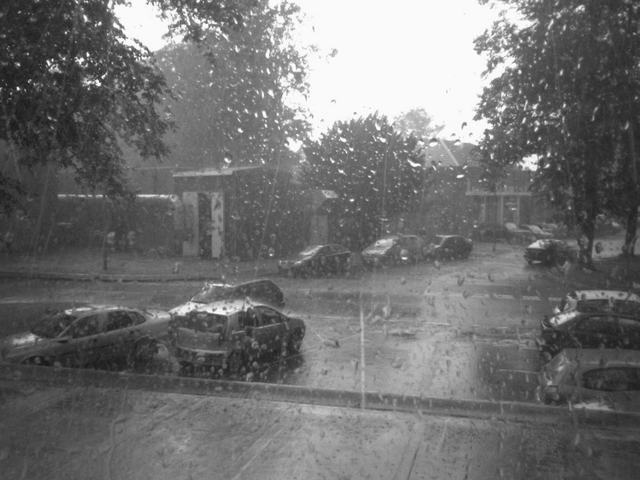
//> input picture assingment_things/testing.png, 640 x 480 px
$ ./main ../assingment_things/testing.png ../assingment_things/colour_carrier.png   (built with g++ and OpenCV 4)
//> lines starting //> are read from the running program, lines starting //| are printed output that depends on the picture
/*	this is the encoder for the Image Processing Analysis assignment Part B
*	what this program does is take a message and scrable it based on a password
*	and encryptes it in a given carrier image
*
*	to run
*		just run the exe with the carrier image then the message image as parametts
*
*	the over method of scrableing is to flatten then swap randomly coordinates in the
*	flattend vector based on a pass word, then to swap the actual values in the image.
*
*	encryption works liek the following
*		invert -> scale down (0-1 instead of 0-255) -> add to carrier img
*
*	the hash_djb2 is not mine i got it from site stated in the function (site where the function is given by lectuere)
*/

#include <iostream>
#include <opencv2/opencv.hpp>
#include <vector>

unsigned long hash_djb2(const char* str);
void encrypt(cv::Mat& carrier, cv::Mat& to_encrypt);
void flatten_shuffle(std::vector<cv::Point2i>& flat_coord, std::vector<int>& shuffle_order, cv::Mat& img, cv::RNG& rng);

int main(int argc, char** argv) {

	//set right number of aruments
	if (argc != 3) {
		std::cout << "not enough arguments." << std::endl;
		std::cout << "\tcarrier image: " << argv[1] << std::endl;
		std::cout << "\tto encrypt image: " << argv[2] << std::endl;

		return -1;
	}
	//param image one
	cv::Mat carrier = cv::imread(argv[1], CV_LOAD_IMAGE_GRAYSCALE);
//> carrier is the input picture: 480 rows x 640 cols, CV_8UC1; min 17, max 255, mean 112.9
	if (carrier.empty()) {std::cout << "carrier image is empty" << std::endl; return -1;} //terminates if not there

	//to encrypt
	cv::Mat to_encrypt = cv::imread(argv[2], CV_LOAD_IMAGE_GRAYSCALE);
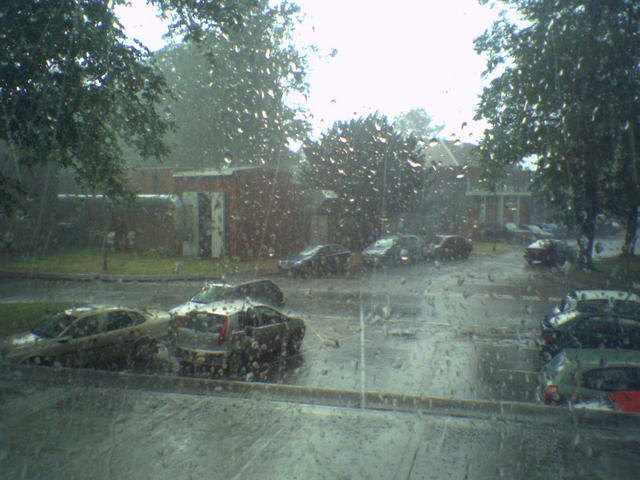
//> input picture assingment_things/colour_carrier.png, 640 x 480 px
//> to_encrypt: 480 rows x 640 cols, CV_8UC1; min 16, max 255, mean 112.4
	if (to_encrypt.empty()) { std::cout << "there is no image to encrypt" << std::endl; return-1;}//terminates if not there

	//sets password
	std::string password;
	std::cout << "what pass word do you want: ";
	std::getline(std::cin, password);
//> the answer given: ../assingment_things/colour_carrier.png

	//sets the seed value
	unsigned long hash_Number = hash_djb2(password.c_str());
	std::cout << hash_Number << std::endl;
	//sets the RNG class with seed
	cv::RNG rng(hash_Number);

	//display what message your goign to encrypt
	cv::namedWindow("preScramble");
	cv::imshow("preScramble", to_encrypt);

	//sets the vectors used for swapping
	std::vector<int> idx_swap;
	std::vector<cv::Point2i> flat_img;

	//method for actually flattening and swapping
	flatten_shuffle(flat_img, idx_swap, to_encrypt, rng);

	//shows what the scrambled message looks like
	cv::namedWindow("post Scramble");
	cv::imshow("post Scramble", to_encrypt);
	cv::imwrite("../Visual/Part_B_encode_Scabled.png", to_encrypt);

	//encryptes it into carrier image
	encrypt(carrier, to_encrypt);

	//waits for key press then destroys all windows.
	cv::waitKey(0);
	cv::destroyAllWindows();

	return 0;
}

unsigned long hash_djb2(const char* str)
{
//> called with str = "../assingment_things/colour_carrier.png"
	/*
	this function isnt mine, got it from here http://www.cse.yorku.ca/~oz/hash.html
	*/
	unsigned long hash_function = 1;
	int cnt;

	while (cnt = *str++)
		hash_function = ((hash_function << 5) + hash_function) + cnt;

	return hash_function;
}

void encrypt(cv::Mat& carrier, cv::Mat& to_encrypt) {
	//inverst then changes scale (scale needs to be 0-1 instead of 0-255)
	to_encrypt = (255 - to_encrypt) / 254;

	cv::Mat encoded = carrier + to_encrypt;

	cv::namedWindow("encoded");
	cv::imshow("encoded", encoded);

	//saves encoded image.
	cv::imwrite("../outputs/Part_B_encoded.png", encoded);
}

void flatten_shuffle(std::vector<cv::Point2i>& flat_coord, std::vector<int>& shuffle_order, cv::Mat& img, cv::RNG& rng) {
	//get the swap index and the flat
	int idx; //is the random idx flat_coord will swap with
	for (int x = 0; x < img.rows; x++) {
		for (int y = 0; y < img.cols; y++) {
			flat_coord.push_back(cv::Point2i(x, y));
			idx = rng.uniform(1, img.cols * img.rows);
			shuffle_order.push_back(idx);
		}
	}
//> after the loop, flat_coord = 307200 items; shuffle_order = 307200 items

	//shuffle coords
	for (int i = 0; i < flat_coord.size(); i++) {
		cv::Point2i temp = flat_coord[i]; //when swapping this value saves what is lost
		flat_coord[i] = flat_coord[shuffle_order[i]]; //sets point 1 to be point 2
		flat_coord[shuffle_order[i]] = temp; // sets point 2 to be what point 1 was through the temp saved value
	}
//> this loop made 307200 passes
//> temp on passes 1 to 3: Point(0, 0), Point(0, 1), Point(0, 2)

	//channel pixels around
	int temp;
	idx = 0;
	for (int x = 0; x < img.rows; x++) {
		for (int y = 0; y < img.cols; y++) {
			//goes through each pixel and index to swap with and swaps them around -> actual scramblling takes place here

			temp = img.at<uchar>(x, y); //saves point 1s information
			img.at<uchar>(x, y) = img.at<uchar>(flat_coord[idx].x, flat_coord[idx].y); //swaps point 1 with point 2 information
			img.at<uchar>(flat_coord[idx].x, flat_coord[idx].y) = temp; //sets point 2s information back to what point 1 was
			idx++; //move on to the next point
		}
	}
//> this loop made 480 passes
//> (temp, idx) on passes 1 to 3: (51, 640), (70, 1280), (84, 1920)
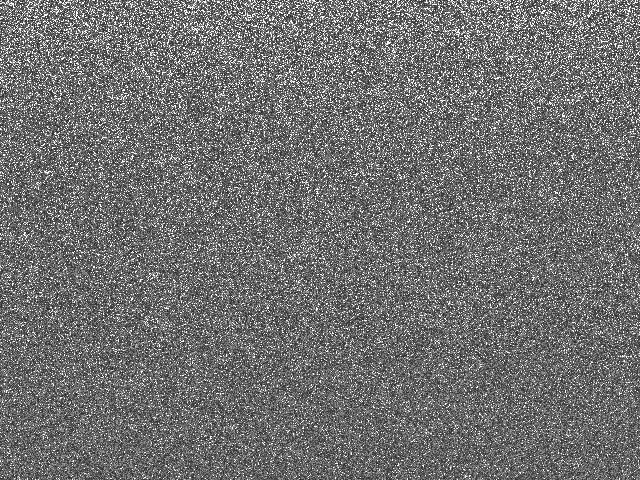
//> img: 480 rows x 640 cols, CV_8UC1; min 16, max 255, mean 112.4
//> after the loop, temp = 96; idx = 307200
//> in main, `flatten_shuffle(flat_img, idx_swap, to_encrypt, rng);`: flat_img = 307200 items
//> in encrypt, `to_encrypt = (255 - to_encrypt) / 254;`:
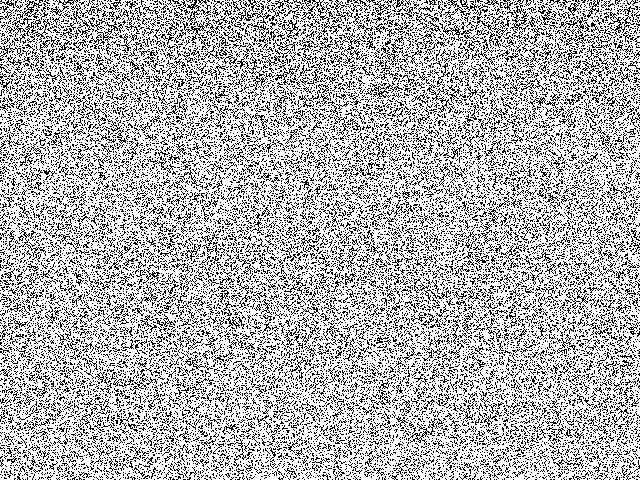
//> to_encrypt: 480 rows x 640 cols, CV_8UC1; values 0 (black) and 1 (white), 71.4% white; black in thin lines or dots
}
